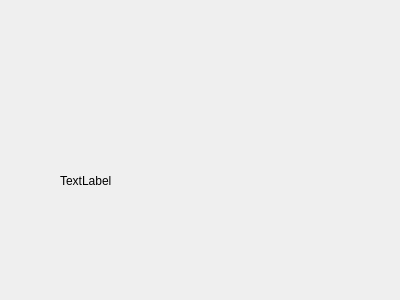
<?xml version="1.0" encoding="UTF-8"?>
<ui version="4.0">
 <class>startShow</class>
 <widget class="QWidget" name="startShow">
  <property name="geometry">
   <rect>
    <x>0</x>
    <y>0</y>
    <width>400</width>
    <height>300</height>
   </rect>
  </property>
  <property name="windowTitle">
   <string>Form</string>
  </property>
  <widget class="QLabel" name="startShowLabel">
   <property name="geometry">
    <rect>
     <x>60</x>
     <y>130</y>
     <width>231</width>
     <height>101</height>
    </rect>
   </property>
   <property name="text">
    <string>TextLabel</string>
   </property>
  </widget>
 </widget>
 <resources/>
 <connections/>
</ui>
